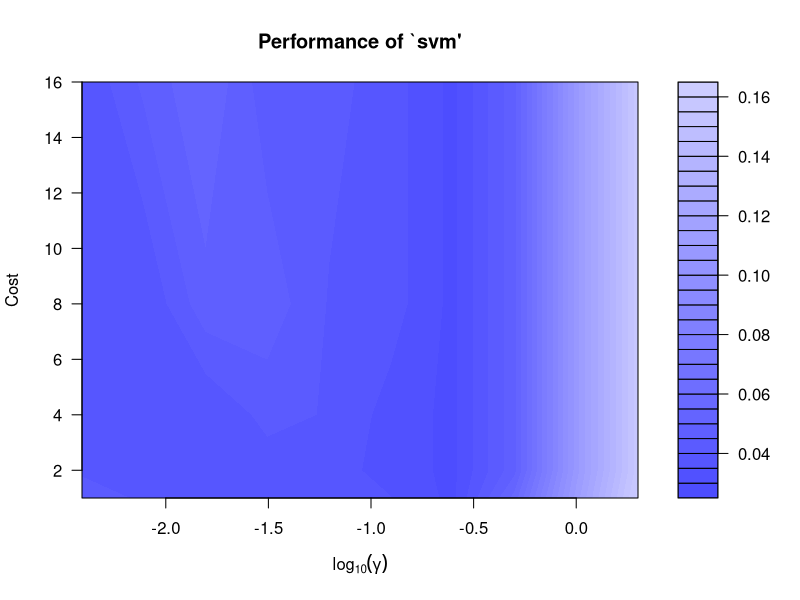
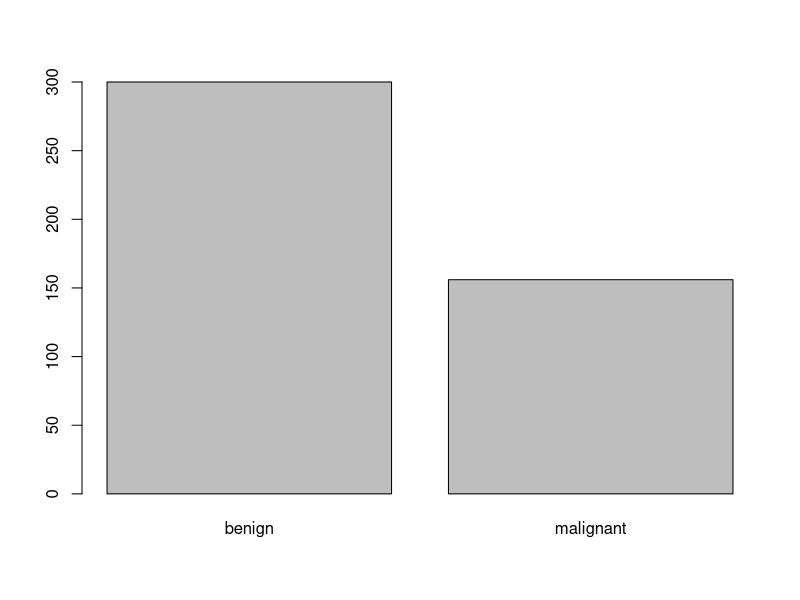
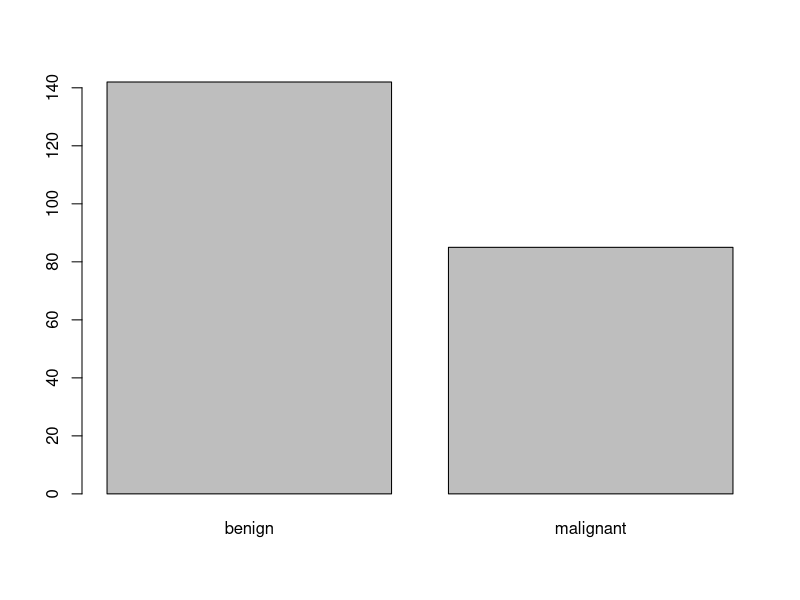
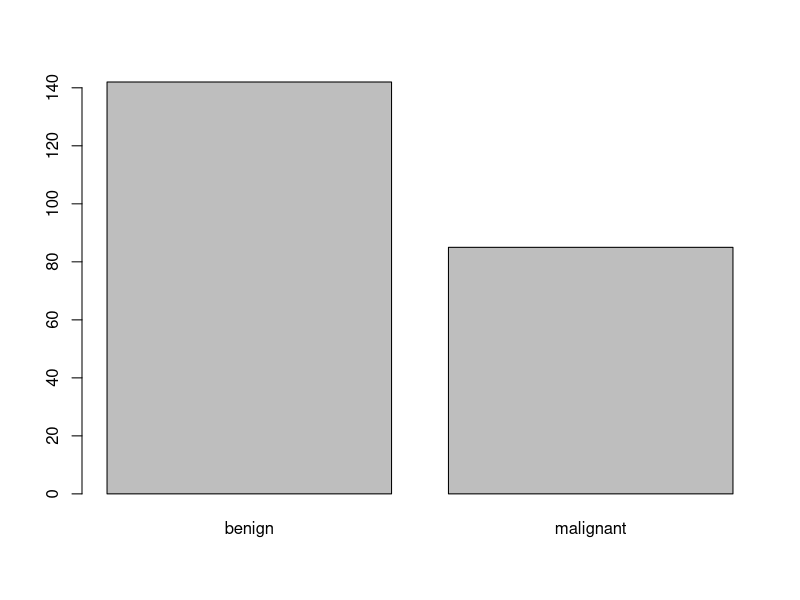

Here is the R script that generated these plots, in order: (Note: this script raises an error after producing the figures.)
# load the iris dataset
rm(list=ls())

# load the library
library(caret)
library(e1071)
require(rpart)

# LOAD THE RTextTools PACKAGE
set.seed(739) # SET THE SEED FOR REPLICABILITY


data(BreastCancer, package="mlbench")
BreastCancer <- na.omit(BreastCancer)
dat <- BreastCancer[-1]
summary(dat)

index <- 1:nrow(dat)
testindex <- sample(index, trunc(length(index)/3))

# Splitting the data into Train and Test sets 
xtest <- dat[testindex,]
xtrain <- dat[-testindex,]

# train the model 
svm.model <- svm(Class ~ ., data = xtrain, cost = 100, gamma = 1, cross = 5)
# make predictions
svm.pred  <- predict(svm.model, xtest[,-10], decision.values = TRUE)
# confusionMatrix(svm.pred, dat$Class)
table(pred = svm.pred, true = xtest[,10])

attributes(svm.model)

cat("Run cross-validated estimation for gamma and cost")

svm.tune=tune(svm, Class~., data = xtrain,
     ranges = list(gamma = 2^(-8:1), cost = 2^(0:4)),
     tunecontrol = tune.control(sampling = "cross", cross =10))
summary(svm.tune)
attributes(svm.tune)
# plot(svm.tune)

plot(svm.tune, transform.x = log10, xlab = expression(log[10](gamma)) , ylab = "Cost")

# Final trained model

bestGamma <- svm.tune$best.parameters[[1]]
bestC <- svm.tune$best.parameters[[2]]
bestM <- svm.tune$best.model[[8]]

final.svm <- svm(Class ~ ., data = xtrain, cost = bestC, gamma = bestGamma, cross = 10)
summary(final.svm)
final.svm

final.svm.pred  <- predict(final.svm, xtest[,-10], decision.values = TRUE)

trainLabels<-xtrain[,10]
testLabels<-xtest[,10]

svm.predtrain<-predict(final.svm,xtrain)
svm.predtest<-predict(final.svm,xtest)

plot(svm.predtrain)
plot(svm.predtest)

confTrain<-table(Predicted=svm.predtrain,Reference=trainLabels)
confTest<-table(Predicted=svm.predtest,Reference=testLabels)

confusionMatrix(confTest,positive='benign')

print(confTrain)
print(confTest)


cat("Confusion matrix for OPTIMAL, cross-validated values:")
table(true=xtest$Class, final.svm.pred)
(acc <- table(final.svm.pred, xtest$Class))
plot(final.svm.pred)

#Using Caret package and Radial Basis Function as kernel for SVM
ctr <- trainControl(method='cv',
                    number=10, 
                    classProbs=TRUE,
                    summaryFunction=twoClassSummary)

svm.c <- train(Class ~., xtrain,
               method='svmRadial',
               trControl=ctr,
               metric="ROC")
svm.c
#Plots the ROC Curve
plot(svm.c)

yhat.c <- predict(svm.c, xtest)

confusionMatrix(yhat.c, dat[testindex,'Class'])










